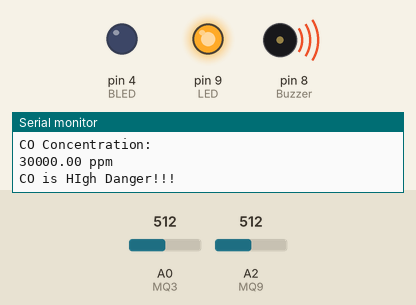
Recording of a sketch running on a simulated Arduino Uno, built with avr-gcc and run on an emulated ATmega328P. Parts: output pins drawn as LEDs (lit = HIGH), buzzer (waves = sounding, pin HIGH), the last lines printed to the serial monitor. The test bench sets the inputs (shaded band); at power-on: A0 (MQ3) = 512, A2 (MQ9) = 512.

Above: at 7.6 s.
7.7 s: A0 (MQ3) set to 416
17.2 s: A0 (MQ3) set to 384
At 24.1 s:
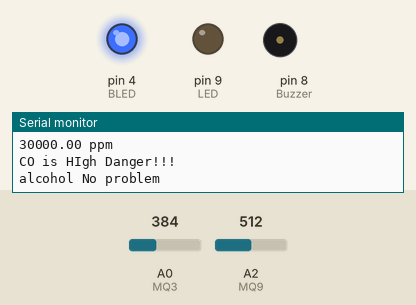
28.7 s: A2 (MQ9) set to 314
36.3 s: A2 (MQ9) set to 282
At 36.9 s:
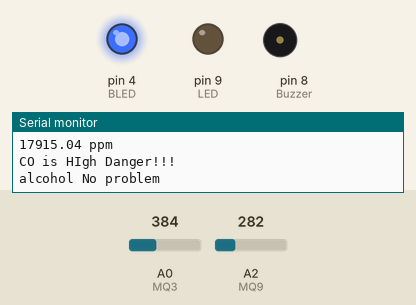
43.9 s: A2 (MQ9) set to 306
At 44.4 s:
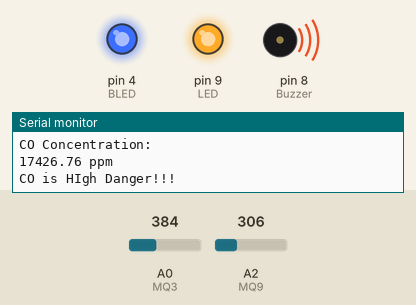
51.5 s: A0 (MQ3) set to 410
At 58.2 s:
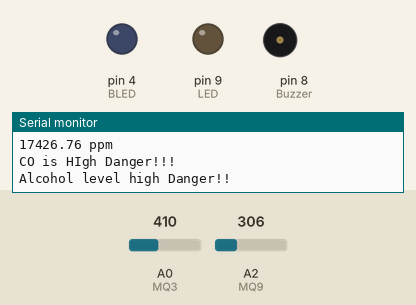
Timing chart, 0 to 60.1 s (numbered marks = the images above; inputs shaded):
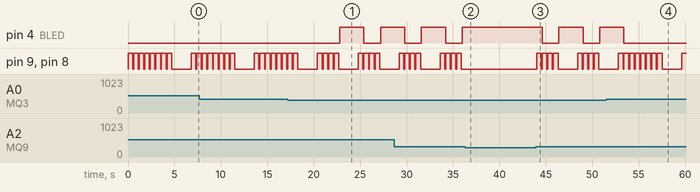

The sketch:

al.ino
```cpp
const int MQ9=A2;
const int MQ3=A0;
const int Buzzer=8;
const int LED=9;
const int BLED=4;
int value;
int value1;
void setup() {
  // put your setup code here, to run once:
  Serial.begin(9600);
  pinMode(MQ9,INPUT);
  pinMode(MQ3,INPUT);
  pinMode(Buzzer,OUTPUT);
  pinMode(LED,OUTPUT);
  pinMode(BLED,OUTPUT);
  digitalWrite(Buzzer,LOW);
  digitalWrite(LED,LOW);
//   digitalWrite(BLED,HIGH);
}

void loop() {
  // put your main code here, to run repeatedly:
  value1=analogRead(MQ9);
  value=analogRead(MQ3);
  if(value1>200)
  {
     float voltage = value1 / 1024.0 * 5.0;  // Convert the analog value to voltage
     float COConcentration = (voltage - 0.1) / 0.8 * 10000;  // Calculate the CO concentration (ppm)
     Serial.println("CO Concentration: ");  // Print the CO concentration to the serial monitor
     Serial.print(COConcentration);
     Serial.println(" ppm");
     if(COConcentration>17000)
     {
              Serial.println("CO is HIgh Danger!!!");
              digitalWrite(Buzzer,HIGH);
              digitalWrite(LED,HIGH);
             // digitalWrite(BLED,LOW);
              delay(500);
              digitalWrite(Buzzer,LOW);
              digitalWrite(LED,LOW);
             // digitalWrite(BLED,LOW);
              delay(100);
                  digitalWrite(Buzzer,HIGH);
              digitalWrite(LED,HIGH);
              digitalWrite(BLED,LOW);
              delay(500);
              digitalWrite(Buzzer,LOW);
              digitalWrite(LED,LOW);
              digitalWrite(BLED,LOW);
              delay(100);
                  digitalWrite(Buzzer,HIGH);
              digitalWrite(LED,HIGH);
              digitalWrite(BLED,LOW);
              delay(500);
              digitalWrite(Buzzer,LOW);
              digitalWrite(LED,LOW);
            digitalWrite(BLED,LOW);
              delay(100);    digitalWrite(Buzzer,HIGH);
              digitalWrite(LED,HIGH);
             digitalWrite(BLED,LOW);
              delay(500);
              digitalWrite(Buzzer,LOW);
              digitalWrite(LED,LOW);
            digitalWrite(BLED,LOW);
              delay(100);
     }

  }
  else
  {
    Serial.println("CO Concentration is good No problem");
  }
  if(value>400)
  {

    Serial.println("Alcohol level high Danger!!");
    digitalWrite(Buzzer,HIGH);
    digitalWrite(LED,HIGH);
   // digitalWrite(BLED,LOW);
    delay(500);
    digitalWrite(Buzzer,LOW);
    digitalWrite(LED,LOW);
   // digitalWrite(BLED,LOW);
    delay(100);
        digitalWrite(Buzzer,HIGH);
    digitalWrite(LED,HIGH);
    digitalWrite(BLED,LOW);
    delay(500);
    digitalWrite(Buzzer,LOW);
    digitalWrite(LED,LOW);
    digitalWrite(BLED,LOW);
    delay(100);
        digitalWrite(Buzzer,HIGH);
    digitalWrite(LED,HIGH);
    digitalWrite(BLED,LOW);
    delay(500);
    digitalWrite(Buzzer,LOW);
    digitalWrite(LED,LOW);
  digitalWrite(BLED,LOW);
    delay(100);    digitalWrite(Buzzer,HIGH);
    digitalWrite(LED,HIGH);
   digitalWrite(BLED,LOW);
    delay(500);
    digitalWrite(Buzzer,LOW);
    digitalWrite(LED,LOW);
  digitalWrite(BLED,LOW);
    delay(100);
  }
  else
  {
    Serial.println("alcohol No problem");
    digitalWrite(Buzzer,LOW);
    digitalWrite(LED,LOW);
    digitalWrite(BLED,HIGH);
  }
  delay(2000);
}
```

Measured:
- the behaviour switches between 401 and 400 on A0 (MQ3) (found by bisection; images 0 and 1)
- after the input at 17.2 s, pin 4 (BLED): LOW → HIGH after 5.6 s, → LOW 2.6 s later, → HIGH 1.8 s later
- after the input at 36.3 s, pin 4 (BLED): stays HIGH (without the input it goes to LOW after 2.3 s); pin 9 (LED), pin 8 (Buzzer): stops changing and stays LOW
- after the input at 43.9 s, pin 4 (BLED): alternates HIGH for 2.6 s and LOW for 1.8 s, starting after 0.72 s; pin 9 (LED), pin 8 (Buzzer): goes 3 × (HIGH 0.50 s, LOW 0.10 s), HIGH 0.50 s, LOW 2.1 s, 3 × (HIGH 0.50 s, LOW 0.10 s), HIGH 0.50 s, then LOW, starting after 0.12 s
- after the input at 51.5 s, pin 4 (BLED): goes on until 53.4 s, then stays LOW
- by itself, pin 9 (LED), pin 8 (Buzzer): repeats every 4.4 s: LOW 0.10 s, HIGH 0.50 s, LOW 2.1 s, 2 × (HIGH 0.50 s, LOW 0.10 s), HIGH 0.50 s
